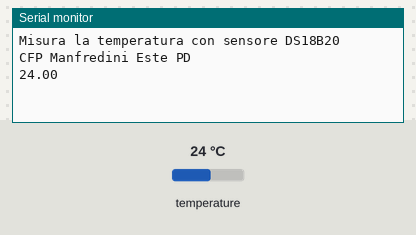
A sketch run on a simulated Arduino Uno, built with avr-gcc and run on an emulated ATmega328P. Shown: the last lines printed to the serial monitor. The inputs (shaded band) are chosen by the test bench; at power-on: temperature 24 °C.

Above: at 3.2 s.
3.3 s: temperature set to 12 °C
At 4.2 s:
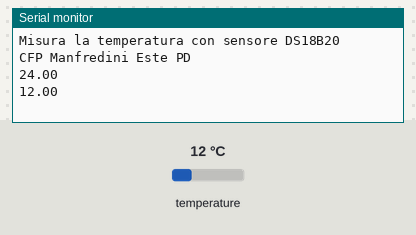
4.8 s: temperature set to 19 °C
At 5.7 s:
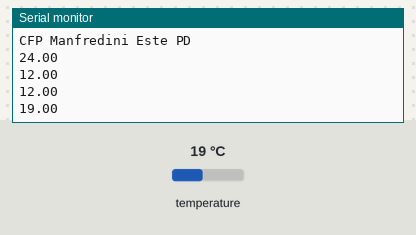
Timing chart, 0 to 7.8 s (numbered marks = the images above; inputs shaded):
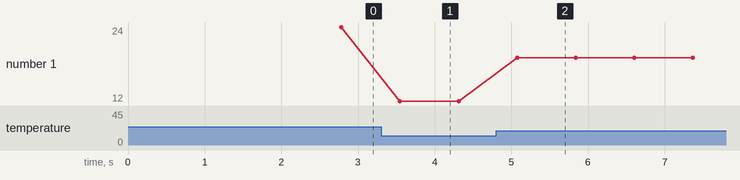

The sketch:

ap_test_temperatura.ino
```cpp
/* Misura la temperatura con sensore DS18B20
   collegato al piedino A0
*/

#include <OneWire.h>
#include <DallasTemperature.h>
#define ONE_WIRE_BUS A0
OneWire ourWire(ONE_WIRE_BUS);
DallasTemperature sensors(&ourWire);

void setup()
{
delay(1000);
Serial.begin(9600);
Serial.println("Misura la temperatura con sensore DS18B20");
Serial.println("CFP Manfredini Este PD");
delay(1000);
sensors.begin();
}

void loop()
{
Serial.println();
sensors.requestTemperatures();
//Serial.print("Temperatura = ");
Serial.print(sensors.getTempCByIndex(0));
//Serial.println(" gradi C");
}
```

Measured:
- after the input at 3.3 s, the serial monitor: prints a new line after 0.25 s (image 1)
- after the input at 4.8 s, the serial monitor: prints a new line after 0.28 s (image 2)
- plotted number 1: 24 → 12 after the input at 3.3 s, 12 → 19 after the input at 4.8 s
